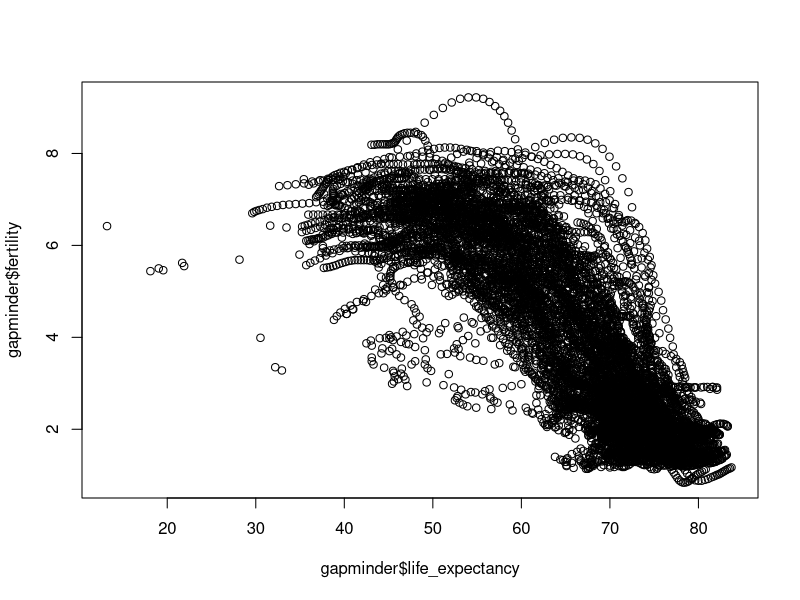
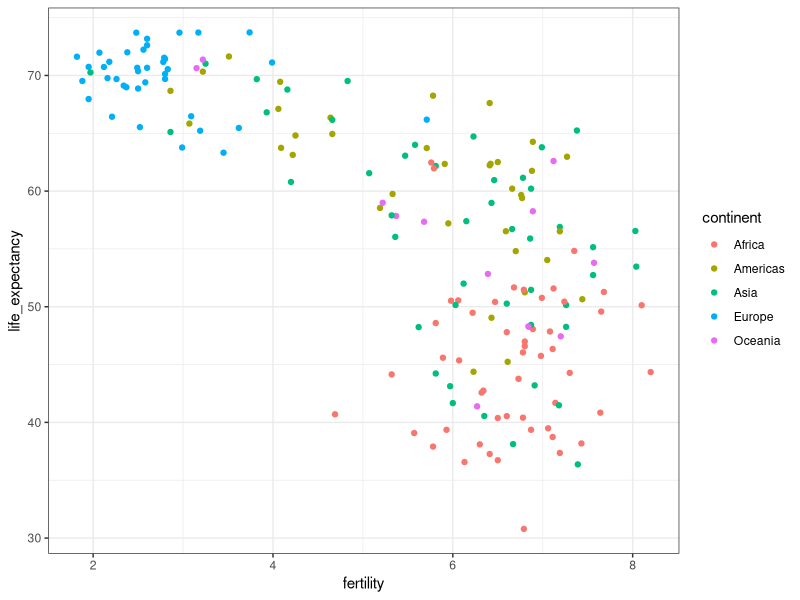
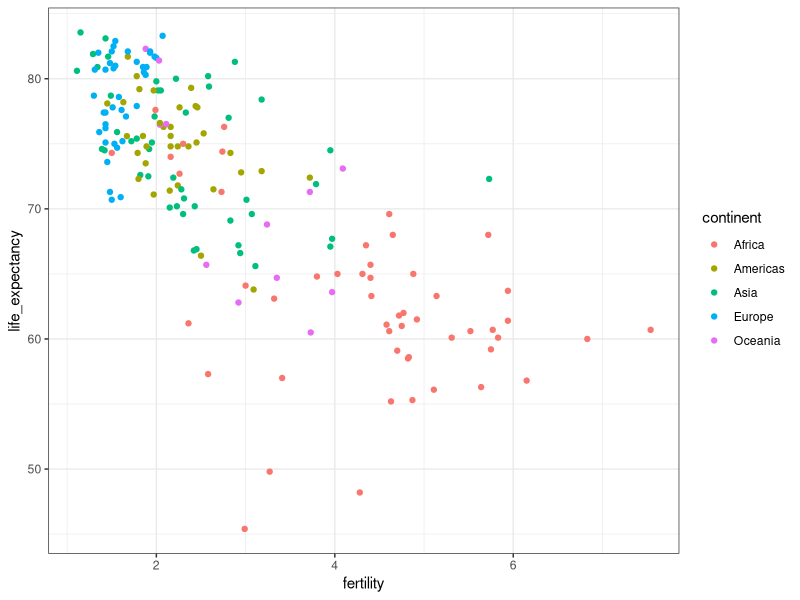
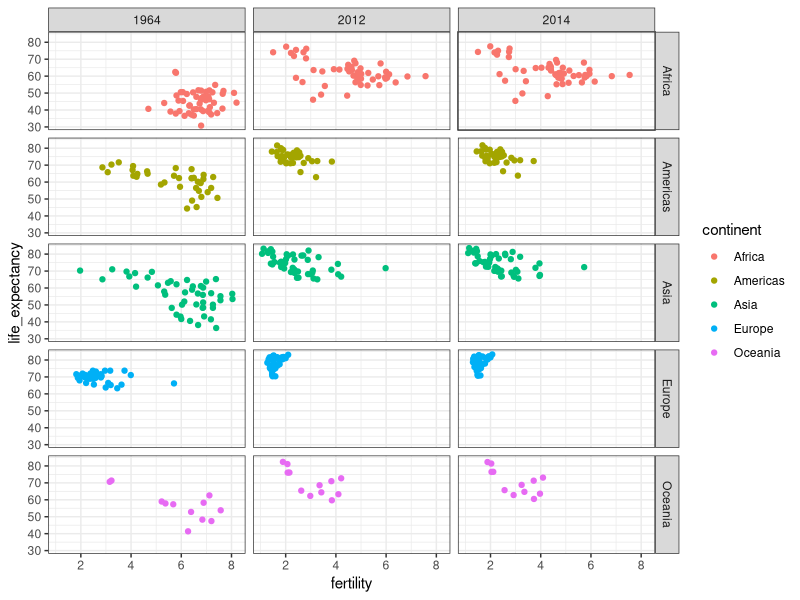
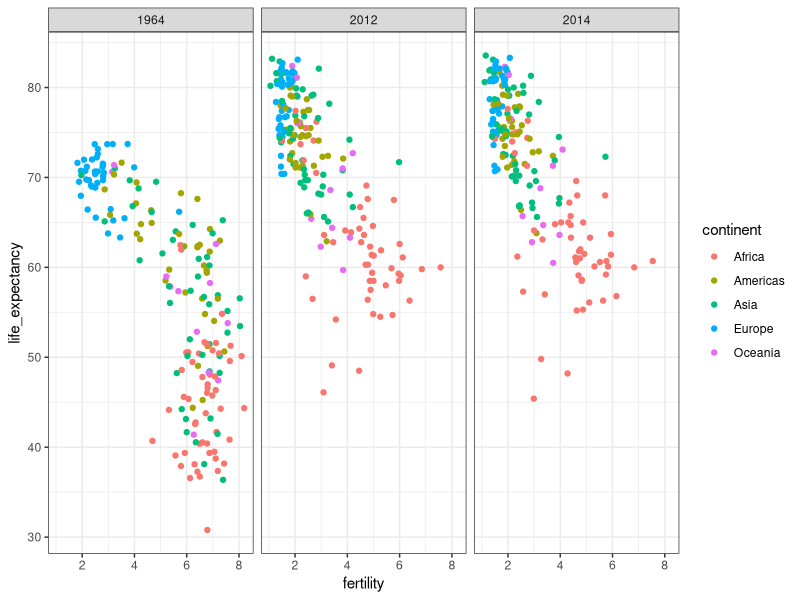
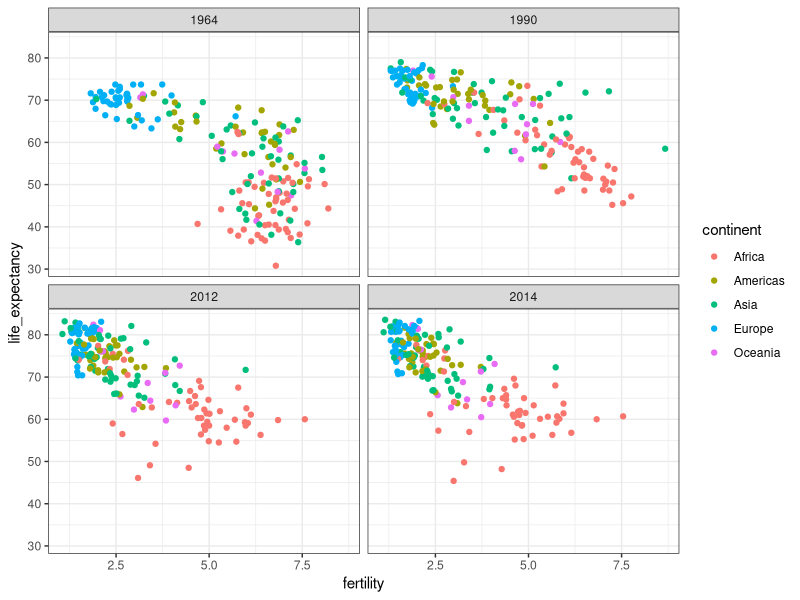
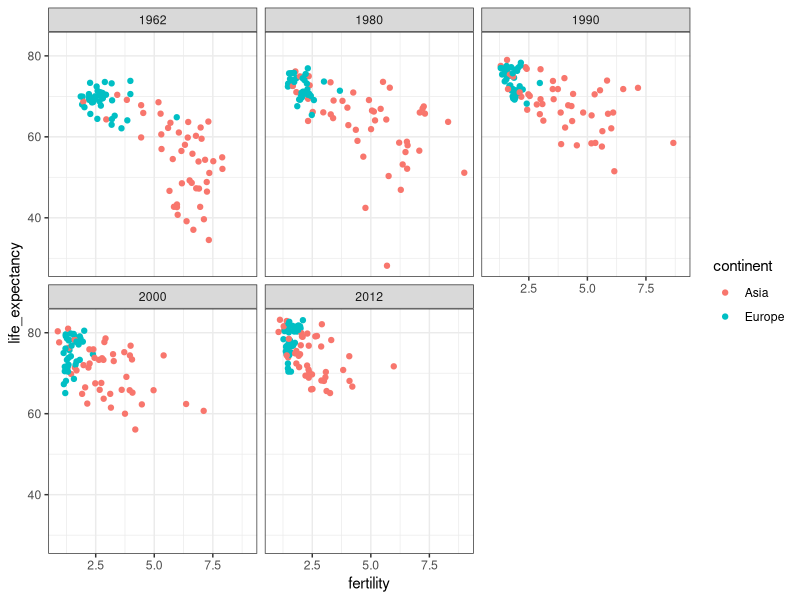
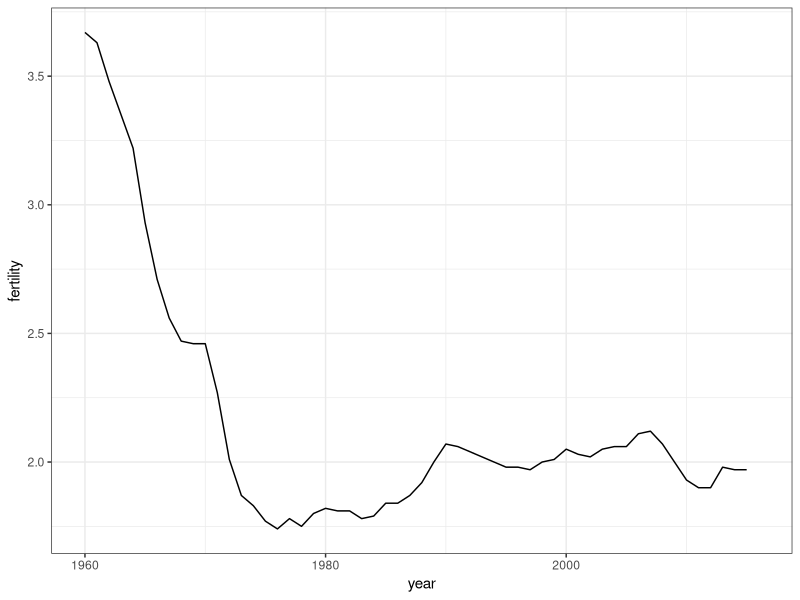

R code for these plots, in order:
library(dslabs)
library(ggplot2)
library(dplyr)
data("gapminder")
head(gapminder)

# child mortality
# 1. Sri Lanka vs. Turkey
# 2. Poland vs. South Korea
# 3. Malaysia vs. Russia
# 4. Pakistan vs. Vietnam
# 5. Thailand vs. South Africa


gapminder %>% filter(year == 2015 & country %in% c("Sri Lanka", "Turkey")) %>% select(country, infant_mortality)

gapminder %>% filter(year == 2015 & country %in% c("Poland", "South Korea")) %>% select(country, infant_mortality)

gapminder %>% filter(year == 2015 & country %in% c("Malaysia", "Russia")) %>% select(country, infant_mortality)

gapminder %>% filter(year == 2015 & country %in% c("Pakistan", "Vietnam")) %>% select(country, infant_mortality)

gapminder %>% filter(year == 2015 & country %in% c("Thailand", "South Africa")) %>% select(country, infant_mortality)


gapminder %>% filter(year == 2015 & country %in% c("Indonesia", "Malaysia")) %>% select(country, infant_mortality)


plot(gapminder$life_expectancy, gapminder$fertility)
ds_theme_set()

filter(gapminder, year== 1964) %>% ggplot(aes(fertility, life_expectancy, color=continent)) + geom_point()

filter(gapminder, year== 2014) %>% ggplot(aes(fertility, life_expectancy, color=continent)) + geom_point()


filter(gapminder, year %in% c(1964, 2012, 2014)) %>% ggplot(aes(fertility, life_expectancy, col=continent)) + geom_point() + facet_grid(continent~year)

filter(gapminder, year %in% c(1964, 2012, 2014)) %>% ggplot(aes(fertility, life_expectancy, col=continent)) + geom_point() + facet_grid(.~year)

filter(gapminder, year %in% c(1964, 1990, 2012, 2014)) %>% ggplot(aes(fertility, life_expectancy, col=continent)) + geom_point() + facet_wrap(.~year)


years <- c(1962, 1980, 1990, 2000, 2012)
continents <- c("Europe", "Asia")
gapminder %>% filter(year %in% years & continent %in% continents) %>% ggplot(aes(fertility, life_expectancy, col=continent)) + geom_point() + facet_wrap(~year)



gapminder %>% filter(country == "United States") %>% ggplot(aes(year, fertility)) + geom_line()
gapminder %>% filter(country == "Indonesia") %>% ggplot(aes(year, fertility)) + geom_line()


countries <- c("South Korea", "Indonesia", "Germany", "China")
gapminder %>% filter(country %in% countries) %>% ggplot(aes(year, fertility, group=country, col=country)) + geom_line()

countries <- c("South Korea", "Indonesia", "Germany", "China")
gapminder %>% filter(country %in% countries) %>% ggplot(aes(year, fertility, col=country)) + geom_line()


countries <- c("South Korea","Germany")
labels <- data.frame(country=countries, x = c(1975, 1965), y=c(60, 72))
gapminder %>% filter(country %in% countries) %>% ggplot(aes(year, life_expectancy, col=country)) + geom_line() + geom_text(data=labels, aes(x, y, label=country), size=5) + theme(legend.position="none")


# transformations

str(gapminder)

gapminder <- gapminder %>% mutate(dollars_per_day = gdp/population/365)
past_year <- 1970
gapminder %>% filter(year == past_year & !is.na(gdp)) %>% ggplot(aes(dollars_per_day)) + geom_histogram(binwidth = 1, color = "black")


gapminder %>% filter(year == past_year & !is.na(gdp)) %>% ggplot(aes(log2(dollars_per_day))) + geom_histogram(binwidth = 1, color = "black")

gapminder %>% filter(year == past_year & !is.na(gdp)) %>% ggplot(aes(dollars_per_day)) + geom_histogram(binwidth = 1, color = "black") + scale_x_continuous(trans="log2")

length(levels(gapminder$region))

p <- gapminder %>% filter(year == past_year & !is.na(gdp)) %>% ggplot(aes(region, dollars_per_day))

p + geom_boxplot() + theme(axis.text.x = element_text(angle = 90, hjust = 1))


fac <- factor(c("Asia", "Asia", "West", "West", "West"))
levels(fac)
value <- c(10, 11, 12, 6, 4)
fac <- reorder(fac, value, FUN=mean)
levels(fac)

p <- gapminder %>% filter(year == past_year & !is.na(gdp)) %>% mutate(region = reorder(region, dollars_per_day, FUN = median)) %>% ggplot(aes(region, dollars_per_day, fill = continent)) + geom_boxplot() + theme(axis.text.x = element_text(angle = 90, hjust = 1)) + xlab("")
p + scale_y_continuous(trans = "log2") + geom_point()
p
west <- c("Western Europe", "Northern Europe", "Southern Europe", "Northern America", "Australia and New Zealand")

gapminder %>% filter(year == past_year & !is.na(gdp)) %>% mutate(group = ifelse(region %in% west, "West", "Developing")) %>% ggplot(aes(dollars_per_day)) + geom_histogram(binwidth = 1, color = "black") + scale_x_continuous(trans = "log2") + facet_grid(. ~ group)

past_year <- 1970
present_year <- 2010
gapminder %>% filter(year %in% c(past_year, present_year) & !is.na(gdp)) %>% mutate(group = ifelse(region %in% west, "West", "Developing")) %>% ggplot(aes(dollars_per_day)) + geom_histogram(binwidth = 1, color = "black") + scale_x_continuous(trans = "log2") + facet_grid(year ~ group)

# use country that has data both in 1970 and 2010
country_list_1 <- gapminder %>% filter(year == past_year & !is.na(dollars_per_day)) %>% .$country
country_list_2 <- gapminder %>% filter(year == present_year & !is.na(dollars_per_day)) %>% .$country
country_list_1
country_list_2

country_list <- intersect(country_list_1, country_list_2)
country_list

# comparing distributions
west <- c("Western Europe", "Northern Europe", "Southern Europe", "Northern America", "Australia and New Zealand")

past_year <- 1970
present_year <- 2010
gapminder %>% filter(year %in% c(past_year, present_year) & !is.na(gdp)) %>% mutate(group = ifelse(region %in% west, "West", "Developing")) %>% ggplot (aes(dollars_per_day)) + geom_histogram(binwidth = 1, color = "black") + scale_x_continuous(trans = "log2") + facet_grid(year ~ group)

country_list_1 <- gapminder %>% filter(year == past_year & !is.na(dollars_per_day)) %>% .$country
country_list_2 <- gapminder %>% filter(year == present_year & !is.na(dollars_per_day)) %>% .$country
country_list <- intersect(country_list_1, country_list_2)
gapminder %>% filter(year %in% c(past_year, present_year) & country %in% country_list) %>% mutate(group = ifelse(region %in% west, "West", "Developing")) %>% ggplot (aes(dollars_per_day)) + geom_histogram(binwidth = 1, color = "black") + scale_x_continuous(trans = "log2") + facet_grid(year ~ group)


p <- gapminder %>% filter(year %in% c(past_year, present_year) & country %in% country_list) %>% mutate(region = reorder(region, dollars_per_day, FUN = median)) %>% ggplot() + theme(axis.text.x = element_text(angle = 90, hjust = 1)) + xlab("") + scale_y_continuous(trans = "log2")
p + geom_boxplot(aes(region, dollars_per_day, fill = continent)) + facet_grid(year ~.)

p + geom_boxplot(aes(region, dollars_per_day, fill = factor(year)))

# density plot

gapminder %>% filter(year == past_year & country %in% country_list) %>% mutate(group = ifelse(region %in% west, "West", "Developing")) %>% group_by(group) %>% summarize(n=n()) %>% knitr::kable()

p <- gapminder %>% filter(year %in% c(past_year, present_year) & country %in% country_list) %>% mutate(group = ifelse(region %in% west, "West", "Developing")) %>% ggplot(aes(dollars_per_day, y = ..count.., fill=group)) + scale_x_continuous(trans="log2")
p + geom_density(alpha = 0.2
                 , bw=0.75) + facet_grid(year ~ .)

gapminder <- gapminder %>%
  mutate(group = case_when(
    .$region %in% west ~ "West",
    .$region %in% c("Eastern Asia", "South-Eastern Asia") ~ "East Asia",
    .$region %in% c("Carribean", "Central America", "South America") ~ "Latin America",
    .$continent == "Africa" & .$region != "Northern Africa" ~ "Sub-Saharan Africa",
    TRUE ~ "Others"))

gapminder <- gapminder %>% mutate(group = factor(
  group, levels = c(
    "Others",
    "Latin America",
    "East Asia",
    "Sub-Saharan Africa",
    "West"
  )))

p <- gapminder %>%
  filter(year %in% c(past_year, present_year) & country %in% country_list) %>%
  ggplot(aes(dollars_per_day, y = ..count.., fill=group)) + scale_x_continuous(trans="log2")
p + geom_density(alpha = 0.2
                 , bw=0.75) + facet_grid(year ~ .)

p + geom_density(alpha = 0.2, bw = 0.75, position = "stack") + facet_grid(year ~ .)

gapminder %>%
  filter(year %in% c(past_year, present_year) & country %in% country_list) %>%
  group_by(year) %>%
  mutate(weight = population/sum(population)*2) %>%
  ungroup() %>%
  ggplot(aes(dollars_per_day, fill = group, weight = weight)) +
  scale_x_continuous(trans = "log2") + 
  geom_density(alpha = 0.2, bw = 0.75, position = "stack") +
  facet_grid(year ~ .)
